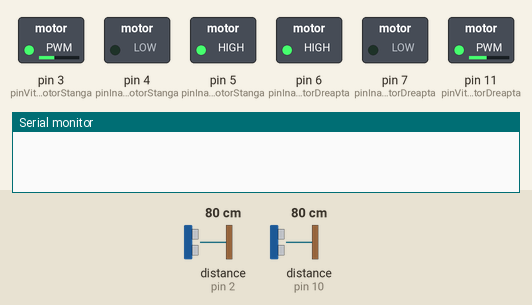
Recording of a sketch running on a simulated Arduino Uno, built with avr-gcc and run on an emulated ATmega328P. Shown: switched loads named in the sketch (green lamp = pin HIGH), the last lines printed to the serial monitor. Wiring (inferred from the names in the program): 2 × ultrasonic range finder: trigger pin 9, echo pin 10 / trigger pin 13, echo pin 2. Dashed ring = blinking. Inputs (shaded band) come from the test bench; at power-on: distance to the obstacle (sensors on pin 2, pin 10) 80 cm. The echo pulse lasts 58.3 µs per cm; pins used as bus, display or sensor lines are not drawn.

Above: at 6.2 s.
6.3 s: distance to the obstacle (sensor on pin 2) set to 22 cm
7.8 s: distance to the obstacle (sensor on pin 2) set to 18 cm
At 9.2 s:
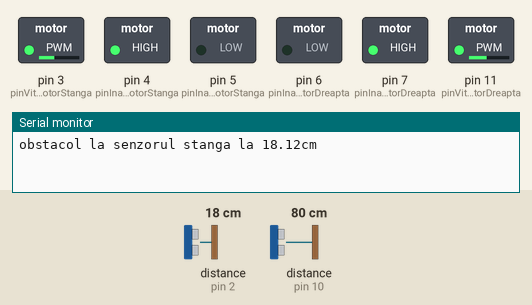
10.8 s: distance to the obstacle (sensor on pin 10) set to 2 cm
At 13.34 s:
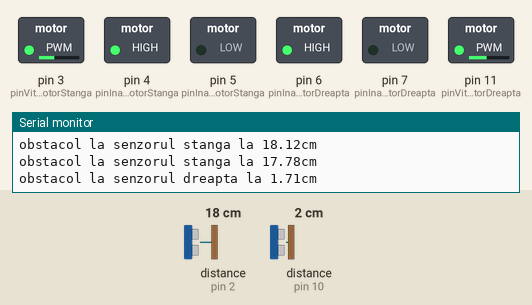
13.8 s: distance to the obstacle (sensor on pin 10) set to 60 cm
16.0 s: distance to the obstacle (sensor on pin 10) set to 4 cm
At 17.15 s:
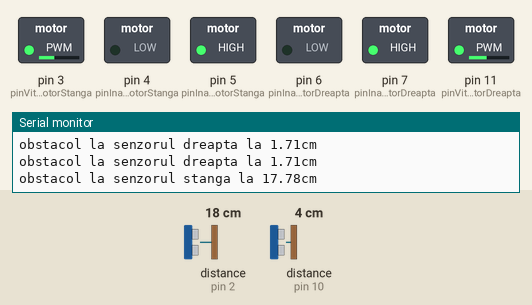
Timing chart, 0 to 20.0 s (numbered marks = the images above; inputs shaded):
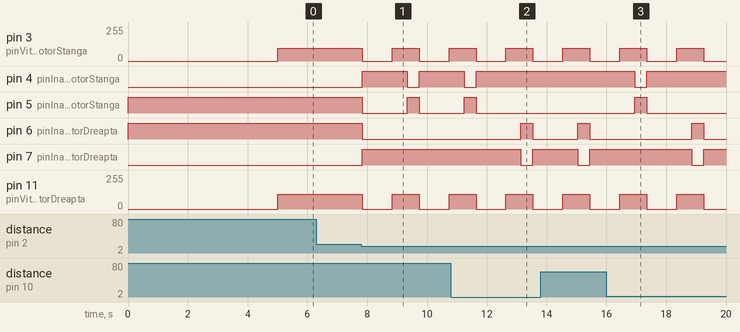

The sketch:

06_Robot_ocolire_obstacole.ino
```cpp
#include "Arduino.h"
// senzor 1 (dreapta)
int trigPinSenzorDreapta = 9; // pinul pe care dam senzorului comanda de masurare
int echoPinSenzorDreapta = 10; // pinul pe care primim raspunsul

// senzor 2 (stanga)
#define trigPinSenzorStanga 13 // pinul pe care dam senzorului comanda de masurare
#define echoPinSenzorStanga 2 // pinul pe care primim raspunsul

double distantaDreapta, distantaStanga;
#define minDistance 20
#define ledPin LED_BUILTIN // led de semnalizare obstacol detectat

// viteza motoarelor
#define VITEZA_MOTOR_DREAPTA 879
#define VITEZA_MOTOR_STANGA 96

//definiti pinii utilizat i pentru controlul motoarelor
//pinii enA si enB sunt folositi pentru a controla viteza motoarelor in functie de semnalul PWM
//pinii in1, in2, in3 si in4 sunt utilizati pentru a controla directia motoarelor(inainte sau inapoi)
//pinii folositi de primul motor
#define pinVitezaMotorDreapta 11 // enA
#define pinInainteMotorDreapta 6 // in1
#define pinInapoiMotorDreapta 7 // in2

//pinii folositi de al doilea motor
#define pinVitezaMotorStanga 3 // enB
#define pinInainteMotorStanga 5 //in3
#define pinInapoiMotorStanga 4 //in4

//
#define inainte HIGH
#define inapoi LOW

void setup() {
	Serial.begin(9600);
	pinMode(trigPinSenzorDreapta, OUTPUT);
	pinMode(echoPinSenzorDreapta, INPUT);
	pinMode(trigPinSenzorStanga, OUTPUT);
	pinMode(echoPinSenzorStanga, INPUT);
	pinMode(ledPin, OUTPUT);

	//toti pinii utilizati de driverul L298N sunt OUTPUT
	// pinii utilizati de primul motor
	pinMode(pinVitezaMotorDreapta, OUTPUT);
	pinMode(pinInainteMotorDreapta, OUTPUT);
	pinMode(pinInapoiMotorDreapta, OUTPUT);
	//pinii utilizati de al doilea motor
	pinMode(pinVitezaMotorStanga, OUTPUT);
	pinMode(pinInainteMotorStanga, OUTPUT);
	pinMode(pinInapoiMotorStanga, OUTPUT);

	directie(inainte, inainte);
	viteza(0, 0);

	delay(5000);
}

void loop() {
	directie(inainte, inainte);
	viteza(VITEZA_MOTOR_DREAPTA, VITEZA_MOTOR_STANGA);

	// citirea de la senzor 1
	distantaDreapta = readSensorValueCm(trigPinSenzorDreapta, echoPinSenzorDreapta);

	// print: 2389ms = 41.19cm
	//              in baza 10;------v  sau simplu: String(duration1)
	// Serial.println("Senzor dreapta: " + String(duration1, 10) + "us = " + String(cm1) + "cm");
	// all the above prints: 2389ms = 41.19cm

	//citirea de la Senzorul 2
	distantaStanga = readSensorValueCm(trigPinSenzorStanga, echoPinSenzorStanga);

	// print: 2389ms = 41.19cm
	//              in baza 10;------v  sau simplu: String(duration1)
	// Serial.println("Senzor stanga: " + String(duration2, 10) + "us = " + String(cm2) + "cm");
	// all the above prints: 2389ms = 41.19cm

	if ((distantaDreapta > 0 && distantaDreapta < minDistance)
			|| (distantaStanga > 0 && distantaStanga < minDistance)) {
		String obstacolPePartea = "dreapta";
		if (distantaStanga < distantaDreapta) {
			obstacolPePartea = "stanga";
		}
		Serial.println(
				"obstacol la senzorul " + obstacolPePartea + " la "
						+ String(min(distantaDreapta, distantaStanga)) + "cm");
		// aprindem led-ul builtin
		digitalWrite(ledPin, HIGH);

		if (obstacolPePartea == "dreapta") {
			rotireRobot(inainte, inapoi);
		} else {
			rotireRobot(inapoi, inainte);

		}

	} else {
		digitalWrite(ledPin, LOW);
	}

	delay(100);
}

void directie(int directiaMotorDreapta, int directiaMotorStanga) {
	digitalWrite(pinInainteMotorDreapta, directiaMotorDreapta);
	digitalWrite(pinInapoiMotorDreapta, !directiaMotorDreapta);

	digitalWrite(pinInainteMotorStanga, directiaMotorStanga);
	digitalWrite(pinInapoiMotorStanga, !directiaMotorStanga);
}

void viteza(int vitezaMotorDreapta, int vitezaMotorStanga) {
	analogWrite(pinVitezaMotorDreapta, vitezaMotorDreapta);
	analogWrite(pinVitezaMotorStanga, vitezaMotorStanga);
}

void rotireRobot(int directieMotorDreapta, int directieMotorStanga) {
	directie(inapoi, inapoi);
	viteza(0, 0);

	delay(1000);

	viteza(VITEZA_MOTOR_DREAPTA, VITEZA_MOTOR_STANGA);

	delay(500);

	directie(directieMotorDreapta, directieMotorStanga);

	viteza(VITEZA_MOTOR_DREAPTA, VITEZA_MOTOR_STANGA);
	delay(300);
}

double microsecondsToCentimeters(long microseconds) {
	return (double) microseconds / (double) 58;
}

double readSensorValueCm(int triggerPin, int echoPin) {
	trigerMeasurementSignal(triggerPin);

	// get the value returned by the sensor on port echoPin
	long duration1 = pulseIn(echoPin, HIGH);

	// convert value read from sensor in microseconds to centimeters
	return microsecondsToCentimeters(duration1);
}

void trigerMeasurementSignal(int triggerPin) {
	digitalWrite(triggerPin, LOW);
	delayMicroseconds(2);
	digitalWrite(triggerPin, HIGH);
	delayMicroseconds(10);
	digitalWrite(triggerPin, LOW);
	delayMicroseconds(2);
}
```

sloeber.ino.cpp
```cpp
#ifdef __IN_ECLIPSE__
//This is a automatic generated file
//Please do not modify this file
//If you touch this file your change will be overwritten during the next build
//This file has been generated on 2018-11-24 08:32:31

#include "Arduino.h"
#include "Arduino.h"

void setup() ;
void loop() ;
void directie(int directiaMotorDreapta, int directiaMotorStanga) ;
void viteza(int vitezaMotorDreapta, int vitezaMotorStanga) ;
void rotireRobot(int directieMotorDreapta, int directieMotorStanga) ;
double microsecondsToCentimeters(long microseconds) ;
double readSensorValueCm(int triggerPin, int echoPin) ;
void trigerMeasurementSignal(int triggerPin) ;

#include "06_Robot_ocolire_obstacole.ino"


#endif
```

Measured:
- the behaviour switches between 20 and 19 cm on distance to the obstacle (sensor on pin 2) (found by bisection; images 0 and 1)
- after the input at 6.3 s, every drawn part: stays the same
- after the input at 7.8 s, pin 3 (pinVitezaMotorStanga): alternates 96/255 for 0.91 s and 0/255 for 1.0 s, starting at once; pin 4 (pinInapoiMotorStanga): LOW → HIGH at once, → LOW 1.5 s later, → HIGH 0.41 s later
- after the input at 10.8 s, pin 4 (pinInapoiMotorStanga): goes on until 11.6 s, then stays HIGH; pin 5 (pinInainteMotorStanga): goes on until 11.6 s, then stays LOW; pin 6 (pinInainteMotorDreapta): LOW → HIGH after 2.3 s, → LOW 0.40 s later; pin 7 (pinInapoiMotorDreapta): HIGH → LOW after 2.3 s, → HIGH 0.40 s later
- after the input at 16.0 s, pin 4 (pinInapoiMotorStanga): goes on until 17.4 s, then stays HIGH; pin 5 (pinInainteMotorStanga): goes on until 17.4 s, then stays LOW; pin 6 (pinInainteMotorDreapta): LOW → HIGH after 2.9 s, → LOW 0.40 s later; pin 7 (pinInapoiMotorDreapta): HIGH → LOW after 2.9 s, → HIGH 0.40 s later
